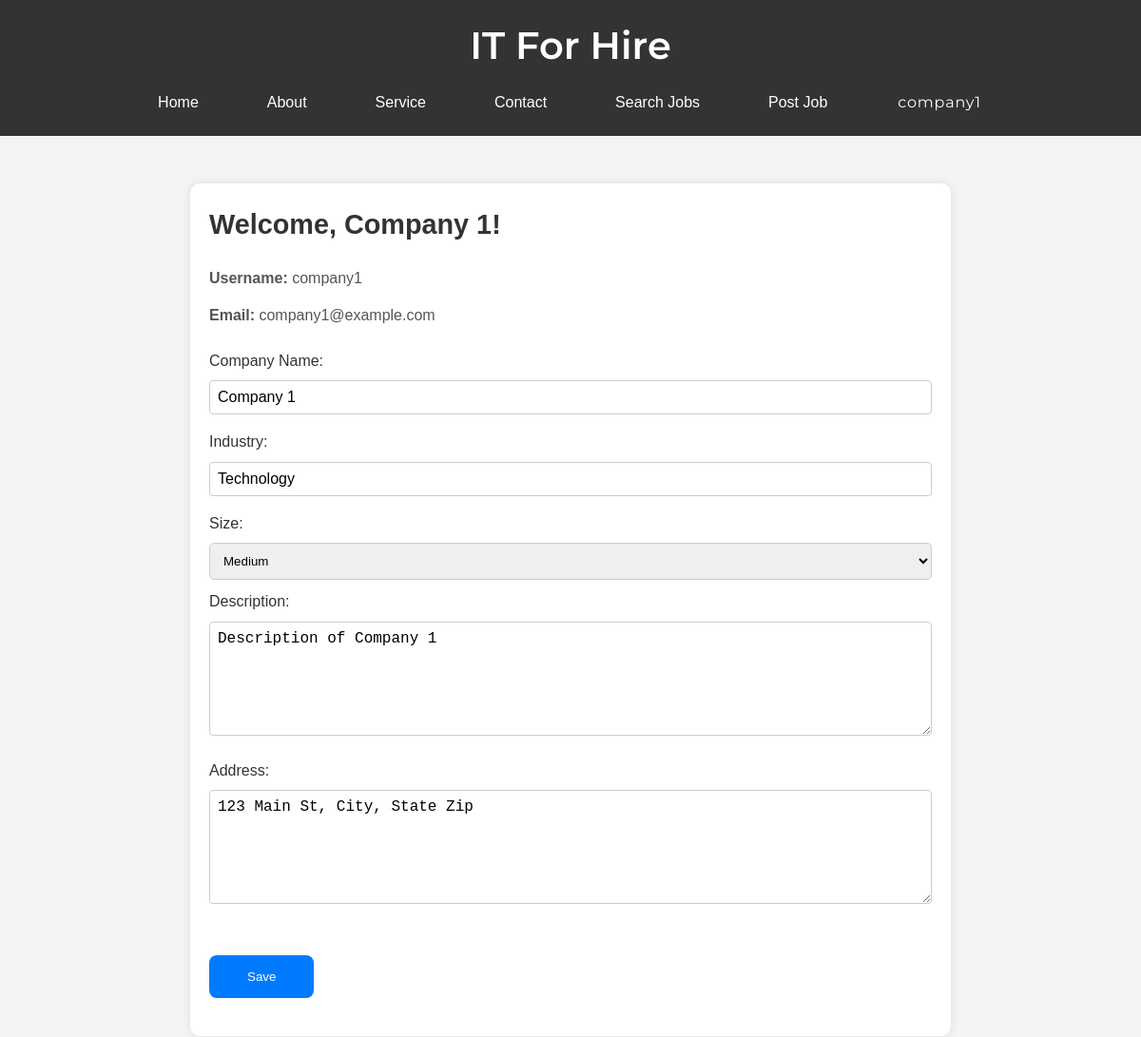
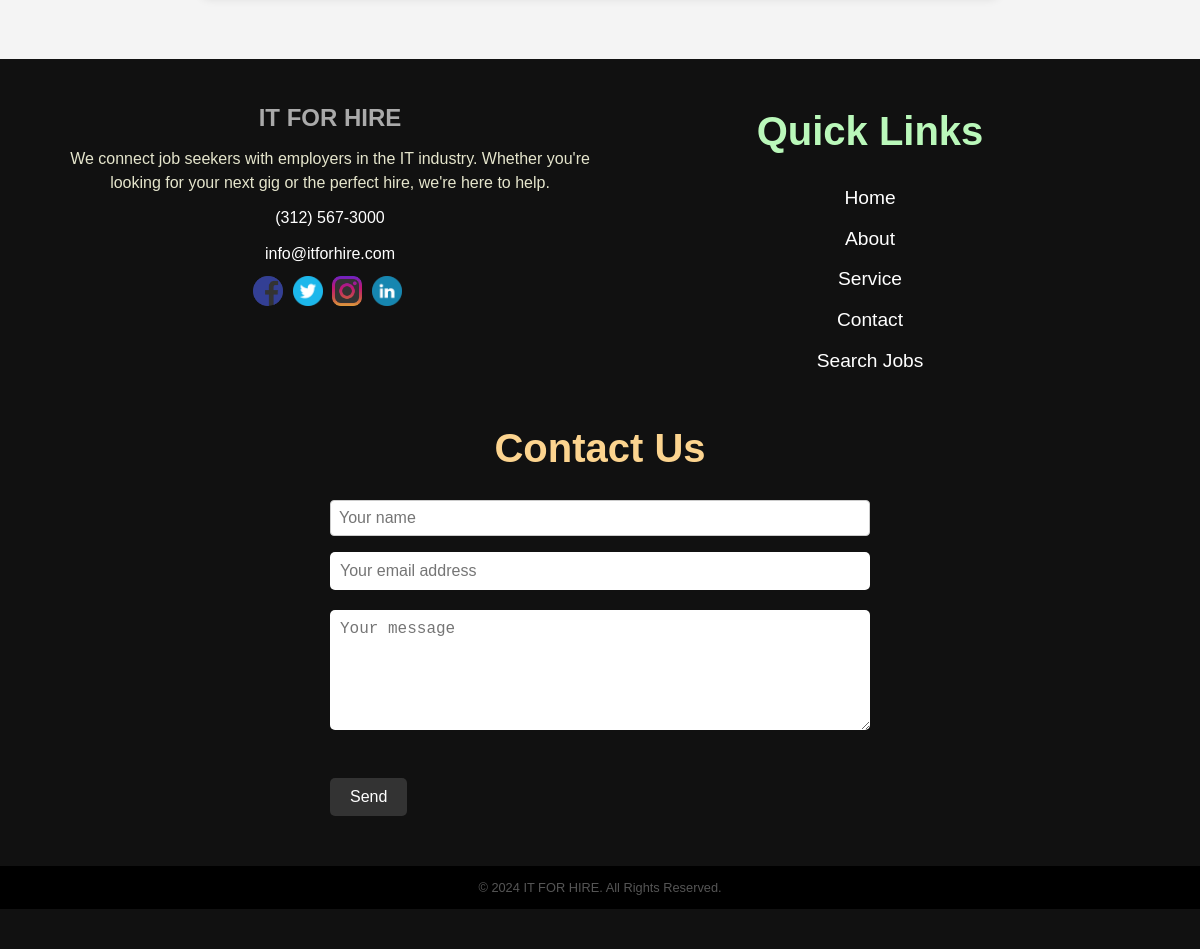
Page /profile_comp.php (signed in) on the committed database (2 pictures, top to bottom).
### tables this page shows
CREATE TABLE companies (
    company_id INT AUTO_INCREMENT PRIMARY KEY,
    username VARCHAR(50),
    password VARCHAR(255),
    email VARCHAR(100),
    company_name VARCHAR(100),
    industry VARCHAR(100),
    size ENUM('Small', 'Medium', 'Large'),
    description TEXT,
    address TEXT
);

### profile_comp.php (the view, shortened to what this page needs)
<?php
include('header.php');
include('db.php');
if (isset($_SESSION['company_id'])) {
    $company_id = $_SESSION['company_id'];
    $query = $conn->prepare("SELECT * FROM companies WHERE company_id = ?");
    $query->bind_param("i", $company_id);
    $query->execute();
    $result = $query->get_result();
    if ($result->num_rows > 0) {
        $row = $result->fetch_assoc();
        $username = $row['username'];
        $email = $row['email'];
        $company_name = $row['company_name'];
        $industry = $row['industry'];
        $size = $row['size'];
        $description = $row['description'];
        $address = $row['address'];
?>
        <!DOCTYPE html>
        <html lang="en">
        <head>
        </head>
        <body>
        <div class="profile-container">
            <div class="container">
                <h2>Welcome, <?php echo isset($company_name) ? $company_name : 'New Company User'; ?>!</h2>
                <div class="profile-info">
                    <p><strong>Username:</strong> <?php echo $username; ?></p>
                    <p><strong>Email:</strong> <?php echo $email; ?></p>
                    <form action="update_profile_comp.php" method="post" enctype="multipart/form-data">
                        <label for="company_name">Company Name:</label>
                        <input type="text" id="company_name" name="company_name" value="<?php echo isset($company_name) ? $company_name : ''; ?>"><br>
                        <label for="industry">Industry:</label>
                        <input type="text" id="industry" name="industry" value="<?php echo isset($industry) ? $industry : ''; ?>"><br>
                        <label for="size">Size:</label>
                        <select id="size" name="size">
                            <option value="Medium" <?php if ($size === 'Medium') echo 'selected'; ?>>Medium</option>
                        </select><br>
                        <label for="description">Description:</label>
                        <textarea id="description" name="description"><?php echo isset($description) ? $description : ''; ?></textarea><br>
                        <label for="address">Address:</label>
                        <textarea id="address" name="address"><?php echo isset($address) ? $address : ''; ?></textarea><br>
                        <input type="submit" value="Save">
                    </form>
                </div>
            </div>
        </div>
        <?php
    } else {
        echo "<p>Error: Company information not found in the database.</p>";
    }
} else {
    echo "<p>Error: Company ID not set.</p>";
}
include('footer.php');
?>

### css/style.css (style rules this page uses)
:root { --header-bg-color: #333; }
body { font-family: Arial, sans-serif; background-color: #c9d0d4; margin: 0 auto; max-width: 1980px; }
h2 { font-size: 1.8rem; margin-bottom: 20px; color: #333; }
p { line-height: 1.8; margin-bottom: 10px; color: #555; }
.container { position: relative; width: 100%; height: 400px; margin: 0 auto; padding: 20px; box-sizing: border-box; }
* { margin: 0; padding: 0; box-sizing: border-box; }
body { font-family: 'Montserrat', sans-serif; background-color: #f5f5f5; color: #333; line-height: 1.6; padding: 20px; }

### css/footer.css (style rules this page uses)
.contact-form input[type="email"], .contact-form textarea, form input[type="text"], form input[type="email"], form textarea { width: 100%; padding: 10px; margin-bottom: 20px; border: none; border-radius: 5px; font-size: 1rem; }
.contact-form textarea, form textarea { height: 120px; }
body { font-family: Arial, sans-serif; line-height: 1.6; margin: 0; padding: 0; background-color: #f4f4f4; }
form label { display: block; margin-bottom: 0.5rem; }

### profile_comp.php (style rules this page uses)
body { font-family: Arial, sans-serif; margin: 0; padding: 0; background-color: #f4f4f4; }
.container { max-width: 800px; margin: 20px auto 10px; background-color: #fff; padding: 20px; border-radius: 10px; box-shadow: 0 0 10px rgba(0, 0, 0, 0.1); height: 100%; }
h2 { margin-top: 0; }
form { margin-top: 20px; margin-bottom: 20px; }
label { display: block; margin-bottom: 5px; }
input[type="text"], input[type="date"], input[type="file"], select, textarea { width: 100%; padding: 10px; margin-bottom: 10px; border: 1px solid #ccc; border-radius: 5px; }
input[type="submit"] { background-color: #007bff; color: #fff; border: none; padding: 15px 40px; border-radius: 8px; cursor: pointer; margin-top: 30px; }
.profile-container { min-height: calc(50vh - 50px); padding-bottom: 50px; margin-top: 50px; }

### footer.php (style rules this page uses)
form input[type="text"], form input[type="email"], form textarea { width: 100%; padding: 0.5rem; margin-bottom: 1rem; border: 1px solid #ccc; border-radius: 4px; box-sizing: border-box; }

### rows in the picture
companies: company_name "Company 1", username "company1", email "company1@example.com", industry "Technology", size "Medium", description "Description of Company 1", address "123 Main St, City, State Zip"

### other values in the picture
$_SESSION['company_name'] "company1"
